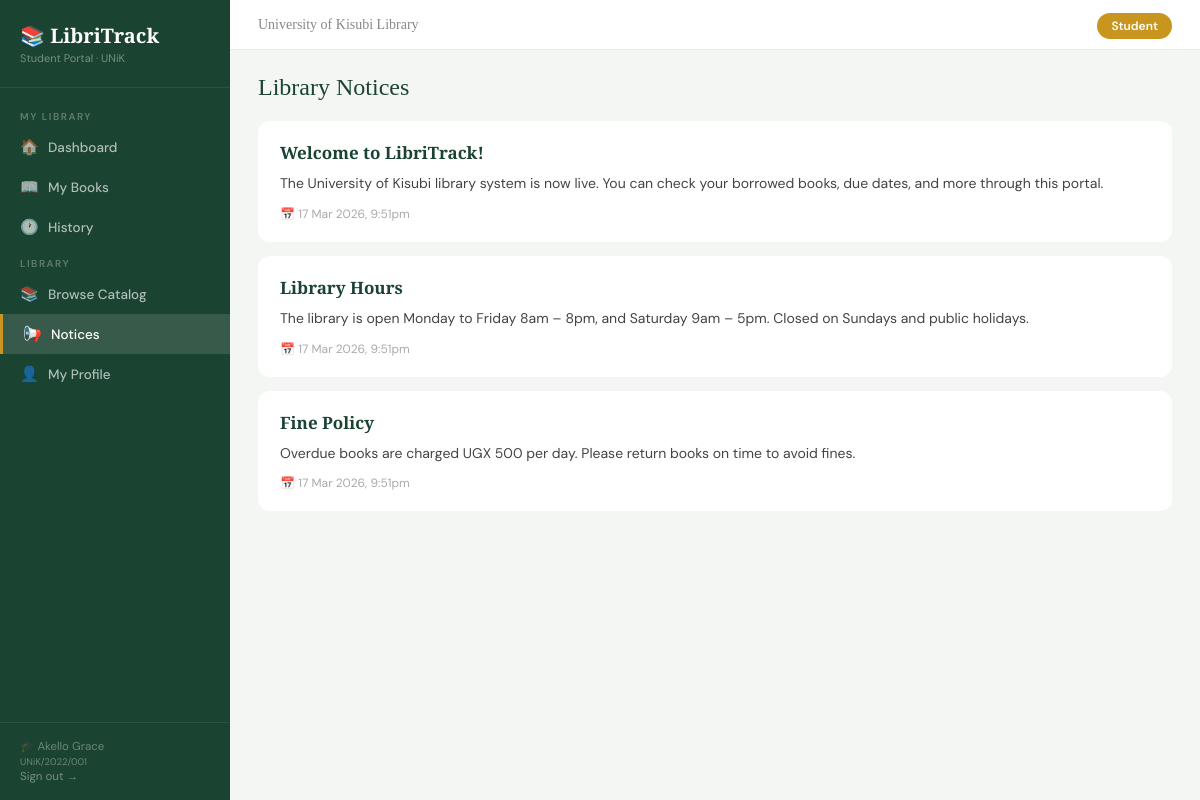
/student/notices.php (signed in), run on the app's committed database.
### tables this page shows
CREATE TABLE notices (
    id INT AUTO_INCREMENT PRIMARY KEY,
    title VARCHAR(200) NOT NULL,
    body TEXT NOT NULL,
    created_at TIMESTAMP DEFAULT CURRENT_TIMESTAMP
);

### student/notices.php (the view, shortened to what this page needs)
<?php
require_once '../includes/config.php';
$notices = $conn->query("SELECT * FROM notices ORDER BY created_at DESC")->fetch_all(MYSQLI_ASSOC);
include 'partials/header.php';
?>
<div class="page-title">Library Notices</div>
<?php if (empty($notices)): ?>
<div class="card" style="text-align:center;padding:48px">
    <div style="font-size:40px;margin-bottom:12px">📭</div>
    <p style="color:#aaa">No notices at this time.</p>
</div>
<?php else: ?>
<div style="display:flex;flex-direction:column;gap:14px">
<?php foreach ($notices as $n): ?>
<div class="card">
    <div style="padding:20px 22px">
        <div style="font-family:'Playfair Display',serif;font-size:17px;font-weight:700;color:#1b4332;margin-bottom:8px">
            <?= htmlspecialchars($n['title']) ?>
        </div>
        <div style="font-size:14px;color:#444;line-height:1.7">
            <?= nl2br(htmlspecialchars($n['body'])) ?>
        </div>
        <div style="font-size:12px;color:#aaa;margin-top:10px">
            📅 <?= date('d M Y, g:ia', strtotime($n['created_at'])) ?>
        </div>
    </div>
</div>
<?php endforeach; ?>
</div>
<?php endif; ?>
<?php include 'partials/footer.php'; ?>

### student/partials/header.php (style rules this page uses)
* { margin: 0; padding: 0; box-sizing: border-box; }
:root { --green: #1b4332; --green2: #2d6a4f; --gold: #c8961e; --sidebar: 230px; }
body { font-family: 'DM Sans', sans-serif; background: #f4f6f4; display: flex; min-height: 100vh; }
.page-title { font-family: 'Playfair Display', serif; font-size: 24px; color: var(--green); margin-bottom: 20px; }
.card { background: #fff; border-radius: 12px; overflow: hidden; }

### data on the page
notices: title "Welcome to LibriTrack!", body "The University of Kisubi library system is now live. You can check your borrowed books, due dates, and more through this portal.", created_at "17 Mar 2026, 9:51pm"
notices: title "Library Hours", body "The library is open Monday to Friday 8am – 8pm, and Saturday 9am – 5pm. Closed on Sundays and public holidays.", created_at "17 Mar 2026, 9:51pm"
notices: title "Fine Policy", body "Overdue books are charged UGX 500 per day. Please return books on time to avoid fines.", created_at "17 Mar 2026, 9:51pm"

### other printed values
$_SESSION['student_name'] "Akello Grace"
$_SESSION['student_number'] "UNiK/2022/001"
